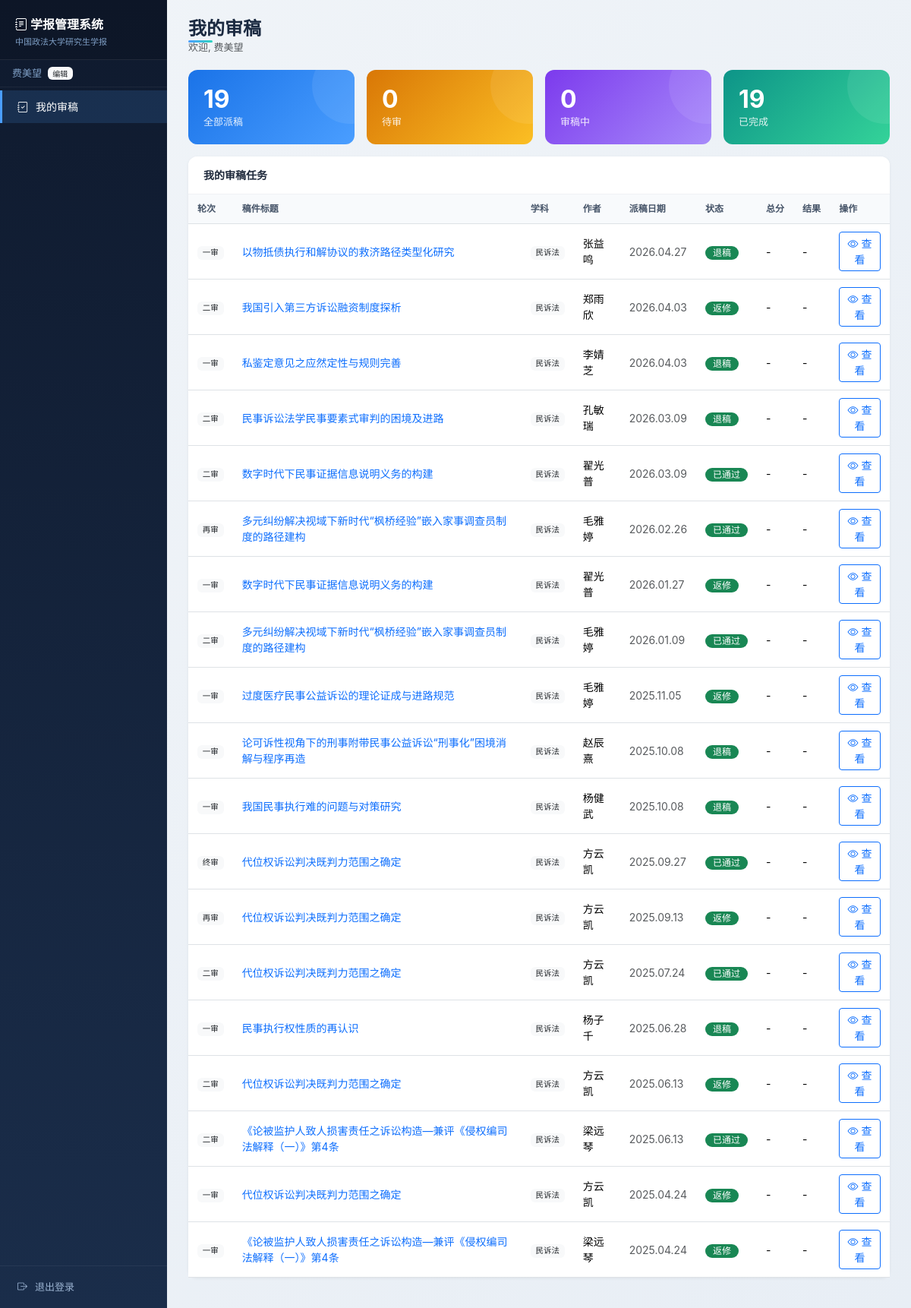
Page /editor/ (signed in) on the committed database.
### tables this page shows
CREATE TABLE editors (
            id       INTEGER PRIMARY KEY AUTOINCREMENT,
            name     TEXT NOT NULL UNIQUE,
            email    TEXT,
            role     TEXT DEFAULT '编辑',
            subjects TEXT,
            notes    TEXT,
            active   INTEGER DEFAULT 1
        , password_hash TEXT DEFAULT NULL, last_login TEXT);

CREATE TABLE assignments (
            id              INTEGER PRIMARY KEY AUTOINCREMENT,
            submission_id   INTEGER NOT NULL REFERENCES submissions(id),
            editor_id       INTEGER NOT NULL REFERENCES editors(id),
            round           TEXT NOT NULL DEFAULT '一审',
            assigned_date   TEXT NOT NULL,
            deadline        TEXT,
            status          TEXT DEFAULT '待审',
            result          TEXT,
            result_date     TEXT,
            opinion_summary TEXT,
            notes           TEXT,
            created_at      TEXT DEFAULT (datetime('now','localtime'))
        , score_topic REAL, score_argument REAL, score_innovation REAL, score_standard REAL, score_total REAL, review_opinion TEXT, review_comment TEXT, file_review TEXT, file_annotated TEXT, reviewed_at TEXT);

CREATE TABLE submissions (
            id              INTEGER PRIMARY KEY AUTOINCREMENT,
            title           TEXT NOT NULL,
            field           TEXT NOT NULL,
            sub_field       TEXT,
            submission_type TEXT DEFAULT '正常来稿',
            author1_id      INTEGER REFERENCES authors(id),
            author2_id      INTEGER REFERENCES authors(id),
            received_date   TEXT NOT NULL,
            status          TEXT DEFAULT '待处理',
            issue           TEXT,
            file_path       TEXT,
            notes           TEXT,
            created_at      TEXT DEFAULT (datetime('now','localtime')),
            updated_at      TEXT DEFAULT (datetime('now','localtime'))
        );

CREATE TABLE authors (
            id          INTEGER PRIMARY KEY AUTOINCREMENT,
            name        TEXT NOT NULL,
            email       TEXT,
            phone       TEXT,
            address     TEXT,
            affiliation TEXT,
            department  TEXT,
            grade       TEXT,
            notes       TEXT,
            created_at  TEXT DEFAULT (datetime('now','localtime'))
        );

### webapp.py (the view)
@app.route("/editor/")
@login_required
def editor_dashboard():
    conn = get_conn()
    eid = current_user.id
    assigns = conn.execute("""
        SELECT a.id, a.round, a.status, a.result, a.assigned_date, a.deadline,
               a.score_total, a.review_opinion, a.reviewed_at,
               a.file_review, a.file_annotated,
               s.id AS sid, s.title, s.field, s.submission_type,
               au.name AS author_name, au.affiliation AS author_aff
        FROM assignments a
        JOIN submissions s ON a.submission_id = s.id
        LEFT JOIN authors au ON s.author1_id = au.id
        WHERE a.editor_id=?
        ORDER BY a.status='待审' DESC, a.assigned_date DESC
    """, (eid,)).fetchall()
    stats = {
        "total": len(assigns),
        "pending": sum(1 for a in assigns if a["status"] == "待审"),
        "reviewing": sum(1 for a in assigns if a["status"] == "审稿中"),
        "done": sum(1 for a in assigns if a["status"] in ("已返回", "已通过", "返修", "退稿")),
    }
    conn.close()
    return render_template("editor_dashboard.html", assigns=assigns, stats=stats)

### webapp.py (called while the page is built)
@login_manager.user_loader
def load_user(user_id):
    conn = get_conn()
    row = conn.execute("SELECT * FROM editors WHERE id=?", (user_id,)).fetchone()
    conn.close()
    return EditorUser(row) if row else None

def get_conn():
    conn = sqlite3.connect(DB_PATH)
    conn.row_factory = sqlite3.Row
    conn.execute("PRAGMA foreign_keys=ON")
    return conn

def need_setup():
    conn = get_conn()
    cnt = conn.execute(
        "SELECT COUNT(*) FROM editors WHERE password_hash IS NOT NULL"
    ).fetchone()[0]
    conn.close()
    return cnt == 0

@app.before_request
def before_request():
    if not need_setup():
        return
    if request.endpoint not in ("setup", "static"):
        return redirect(url_for("setup"))

    @property
    def is_admin(self):
        return self.role in ("主编", "管理员")

### templates/editor_dashboard.html (shortened to what this page needs)
{% extends "base.html" %}
{% block content %}
<div class="page-header">
    <h4>我的审稿</h4>
    <p class="text-muted">欢迎, {{ current_user.name }}</p>
</div>
<div class="row g-3 mb-3">
    <div class="col-md-3">
        <div class="stat-card stat-blue">
            <div class="number">{{ stats.total }}</div>
            <div class="label">全部派稿</div>
        </div>
    </div>
    <div class="col-md-3">
        <div class="stat-card stat-orange">
            <div class="number">{{ stats.pending }}</div>
            <div class="label">待审</div>
        </div>
    </div>
    <div class="col-md-3">
        <div class="stat-card stat-purple">
            <div class="number">{{ stats.reviewing }}</div>
            <div class="label">审稿中</div>
        </div>
    </div>
    <div class="col-md-3">
        <div class="stat-card stat-green">
            <div class="number">{{ stats.done }}</div>
            <div class="label">已完成</div>
        </div>
    </div>
</div>
<div class="card">
    <div class="card-header">我的审稿任务</div>
    <div class="card-body p-0">
        {% if assigns %}
        <div class="table-responsive">
            <table class="table table-hover mb-0">
                <thead>
                    <tr>
                        <th>轮次</th><th>稿件标题</th><th>学科</th><th>作者</th>
                        <th>派稿日期</th><th>状态</th><th>总分</th><th>结果</th><th>操作</th>
                    </tr>
                </thead>
                <tbody>
                    {% for a in assigns %}
                    <tr class="tr-{{ a.status }}">
                        <td><span class="badge bg-light text-dark">{{ a.round }}</span></td>
                        <td><a href="{{ url_for('submission_detail', sid=a.sid) }}" class="text-decoration-none">{{ a.title[:35] }}{% if a.title|length > 35 %}…{% endif %}</a></td>
                        <td><span class="badge bg-light text-dark">{{ a.field }}</span></td>
                        <td>{{ a.author_name or '-' }}</td>
                        <td class="text-muted">{{ a.assigned_date }}</td>
                        <td><span class="badge badge-status
                            {% if a.status == '待审' %}bg-secondary
                            {% elif a.status == '审稿中' %}bg-warning text-dark
                            {% elif a.status == '已返回' %}bg-info text-dark
                            {% elif a.status in ('已通过','返修','退稿') %}bg-success
                            {% else %}bg-secondary{% endif %}">{{ a.status }}</span></td>
                        <td>{{ a.score_total if a.score_total else '-' }}</td>
                        <td>{{ a.review_opinion if a.review_opinion else '-' }}</td>
                        <td>
                            {% if a.status in ('待审', '审稿中') %}
                            <a href="{{ url_for('editor_review', aid=a.id) }}" class="btn btn-sm btn-primary">
                                <i class="bi bi-pencil"></i> 审稿
                            </a>
                            {% else %}
                            <a href="{{ url_for('editor_review', aid=a.id) }}" class="btn btn-sm btn-outline-primary">
                                <i class="bi bi-eye"></i> 查看
                            </a>
                            {% endif %}
                        </td>
                    </tr>
                    {% endfor %}
                </tbody>
            </table>
        </div>
        {% else %}
        <div class="empty-state"><i class="bi bi-inbox"></i><p>暂无审稿任务</p></div>
        {% endif %}
    </div>
</div>
{% endblock %}

### templates/base.html (shortened to what this page needs)
<!DOCTYPE html>
<html lang="zh-CN">
<head>
    <link href="https://cdn.bootcdn.net/ajax/libs/bootstrap/5.3.3/css/bootstrap.min.css" rel="stylesheet">
    <link rel="stylesheet" href="https://cdn.bootcdn.net/ajax/libs/bootstrap-icons/1.11.3/font/bootstrap-icons.min.css">
</head>
<body>
    {% if current_user.is_authenticated %}
    <nav class="sidebar d-none d-md-block">
        <div class="brand">
            <i class="bi bi-journal-text me-1"></i>学报管理系统
            <small>中国政法大学研究生学报</small>
        </div>
        <div class="px-3 py-2" style="border-bottom:1px solid rgba(255,255,255,.06);font-size:13px">
            <span style="color:#7e9ec4">{{ current_user.name }}</span>
            <span class="badge bg-light text-dark ms-1" style="font-size:10px">{{ current_user.role }}</span>
        </div>
        <ul class="nav flex-column mt-1">
            <li class="nav-item">
                <a class="nav-link {% if request.path.startswith('/editor/') %}active{% endif %}" href="{{ url_for('editor_dashboard') }}">
                    <i class="bi bi-journal-check"></i>我的审稿
                </a>
            </li>
        </ul>
        <div style="position:absolute;bottom:0;left:0;right:0;padding:12px 20px;border-top:1px solid rgba(255,255,255,.06)">
            <a href="{{ url_for('logout') }}" class="nav-link" style="padding:6px 0;color:#9bb3d1;font-size:13px">
                <i class="bi bi-box-arrow-right"></i>退出登录
            </a>
        </div>
    </nav>
    {% endif %}
    <div class="main">
        {% block content %}{% endblock %}
    </div>
</body>
</html>

### templates/base.html (style rules this page uses)
body { background: linear-gradient(135deg, #f0f4f8 0%, #e8eef5 100%); font-family: -apple-system, "Microsoft YaHei", "PingFang SC", sans-serif; }
.sidebar { position: fixed; top: 0; bottom: 0; left: 0; width: 220px; background: linear-gradient(180deg, #0f1a2e 0%, #1a2d4a 100%); z-index: 100; padding-top: 0; overflow-y: auto; }
.sidebar .brand { padding: 20px 20px 14px; color: #fff; font-size: 16px; font-weight: 700; border-bottom: 1px solid rgba(255,255,255,.08); background: rgba(0,0,0,.15); }
.sidebar .brand small { display: block; font-size: 11px; font-weight: 400; color: #7e9ec4; margin-top: 3px; }
.sidebar .nav-link { color: #9bb3d1; padding: 11px 20px; font-size: 14px; border-radius: 0; transition: all .2s; border-left: 3px solid transparent; }
.sidebar .nav-link.active { color: #fff; background: rgba(74,158,255,.15); border-left: 3px solid #4a9eff; }
.sidebar .nav-link i { margin-right: 10px; width: 18px; text-align: center; }
.main { margin-left: 220px; padding: 24px 28px; min-height: 100vh; }
.page-header { margin-bottom: 20px; }
.page-header h4 { margin: 0; font-weight: 700; color: #1a2940; position: relative; display: inline-block; }
.page-header h4::after { content: ''; position: absolute; bottom: -3px; left: 0; width: 32px; height: 3px; background: linear-gradient(90deg, #4a9eff, #2dd4bf); border-radius: 2px; }
.page-header .text-muted { font-size: 13px; }
.card { border: none; border-radius: 12px; box-shadow: 0 1px 4px rgba(0,0,0,.06); margin-bottom: 16px; background: #fff; transition: box-shadow .2s; }
.card-header { background: #fff; border-bottom: 1px solid #f0f2f5; padding: 14px 20px; font-weight: 600; font-size: 14px; border-radius: 12px 12px 0 0 !important; color: #1e293b; }
.stat-card { padding: 20px; border-radius: 12px; color: #fff; transition: transform .15s, box-shadow .2s; position: relative; overflow: hidden; }
.stat-card::after { content: ''; position: absolute; top: -30%; right: -20%; width: 100px; height: 100px; border-radius: 50%; background: rgba(255,255,255,.08); }
.stat-card .number { font-size: 32px; font-weight: 700; line-height: 1.2; }
.stat-card .label { font-size: 13px; opacity: .87; }
.stat-blue { background: linear-gradient(135deg, #1a73e8, #4a9eff); }
.stat-green { background: linear-gradient(135deg, #0d9488, #34d399); }
.stat-orange { background: linear-gradient(135deg, #d97706, #fbbf24); }
.stat-purple { background: linear-gradient(135deg, #7c3aed, #a78bfa); }
.table th { font-weight: 600; color: #475569; font-size: 12px; text-transform: none; border-top: none; white-space: nowrap; background: #f8fafc; padding: 10px 12px !important; }
.table td { vertical-align: middle; font-size: 14px; padding: 10px 12px !important; }
.badge-status { font-size: 12px; padding: 3px 10px; border-radius: 12px; font-weight: 500; }
.badge { font-weight: 500; }

### rows in the picture
editors: name "费美望", role "编辑"
assignments: round "一审", title "以物抵债执行和解协议的救济路径类型化研究", field "民诉法", name "张益鸣", assigned_date "2026.04.27", status "退稿", score_total "-", review_opinion "-"
assignments: round "二审", title "我国引入第三方诉讼融资制度探析", field "民诉法", name "郑雨欣", assigned_date "2026.04.03", status "返修", score_total "-", review_opinion "-"
assignments: round "一审", title "私鉴定意见之应然定性与规则完善", field "民诉法", name "李婧芝", assigned_date "2026.04.03", status "退稿", score_total "-", review_opinion "-"
assignments: round "二审", title "民事诉讼法学民事要素式审判的困境及进路", field "民诉法", name "孔敏瑞", assigned_date "2026.03.09", status "退稿", score_total "-", review_opinion "-"
assignments: round "二审", title "数字时代下民事证据信息说明义务的构建", field "民诉法", name "翟光普", assigned_date "2026.03.09", status "已通过", score_total "-", review_opinion "-"
assignments: round "再审", title "多元纠纷解决视域下新时代“枫桥经验”嵌入家事调查员制度的路径建构", field "民诉法", name "毛雅婷", assigned_date "2026.02.26", status "已通过", score_total "-", review_opinion "-"
assignments: round "一审", title "数字时代下民事证据信息说明义务的构建", field "民诉法", name "翟光普", assigned_date "2026.01.27", status "返修", score_total "-", review_opinion "-"
assignments: round "二审", title "多元纠纷解决视域下新时代“枫桥经验”嵌入家事调查员制度的路径建构", field "民诉法", name "毛雅婷", assigned_date "2026.01.09", status "已通过", score_total "-", review_opinion "-"
assignments: round "一审", title "过度医疗民事公益诉讼的理论证成与进路规范", field "民诉法", name "毛雅婷", assigned_date "2025.11.05", status "返修", score_total "-", review_opinion "-"
assignments: round "一审", title "论可诉性视角下的刑事附带民事公益诉讼“刑事化”困境消解与程序再造", field "民诉法", name "赵辰熹", assigned_date "2025.10.08", status "退稿", score_total "-", review_opinion "-"
assignments: round "一审", title "我国民事执行难的问题与对策研究", field "民诉法", name "杨健武", assigned_date "2025.10.08", status "退稿", score_total "-", review_opinion "-"
assignments: round "终审", title "代位权诉讼判决既判力范围之确定", field "民诉法", name "方云凯", assigned_date "2025.09.27", status "已通过", score_total "-", review_opinion "-"
assignments: round "再审", title "代位权诉讼判决既判力范围之确定", field "民诉法", name "方云凯", assigned_date "2025.09.13", status "返修", score_total "-", review_opinion "-"
assignments: round "二审", title "代位权诉讼判决既判力范围之确定", field "民诉法", name "方云凯", assigned_date "2025.07.24", status "已通过", score_total "-", review_opinion "-"
assignments: round "一审", title "民事执行权性质的再认识", field "民诉法", name "杨子千", assigned_date "2025.06.28", status "退稿", score_total "-", review_opinion "-"
assignments: round "二审", title "代位权诉讼判决既判力范围之确定", field "民诉法", name "方云凯", assigned_date "2025.06.13", status "返修", score_total "-", review_opinion "-"
assignments: round "二审", title "《论被监护人致人损害责任之诉讼构造—兼评《侵权编司法解释（一）》第4条", field "民诉法", name "梁远琴", assigned_date "2025.06.13", status "已通过", score_total "-", review_opinion "-"
assignments: round "一审", title "代位权诉讼判决既判力范围之确定", field "民诉法", name "方云凯", assigned_date "2025.04.24", status "返修", score_total "-", review_opinion "-"
assignments: round "一审", title "《论被监护人致人损害责任之诉讼构造—兼评《侵权编司法解释（一）》第4条", field "民诉法", name "梁远琴", assigned_date "2025.04.24", status "返修", score_total "-", review_opinion "-"

### other values in the picture
{{ stats.total }} "19"
{{ stats.pending }} "0"
{{ stats.reviewing }} "0"
{{ stats.done }} "19"
